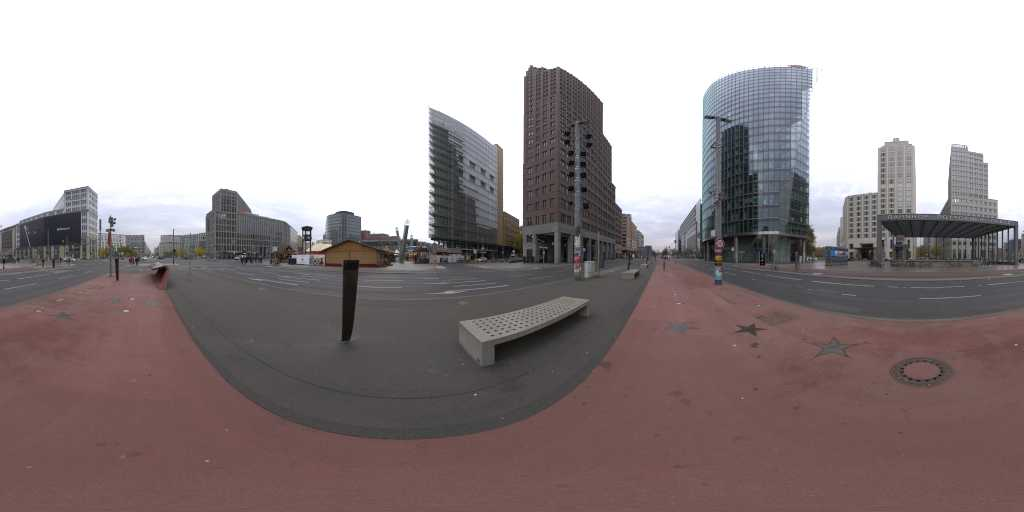
#> input picture mujoco/viser_client/_assets/hdri/potsdamer_platz_1k.jpg, 1024 x 512 px
$ python probe_compare.py ../../mujoco/viser_client/_assets/hdri/potsdamer_platz_1k.jpg ../../mujoco/viser_client/_assets/hdri/potsdamer_platz_1k.jpg
#> lines starting #> are read from the running program, lines starting #| are printed output that depends on the picture
#!/usr/bin/env python3
"""Probe A+B: compare Python vs C++ SuperPointTRT on the same image.

B: keypoint count + spatial overlap.
A: descriptor equivalence + LightGlue cross-matching (py x py / py x cpp,
   img_shape 848x480 as hardcoded in map_node vs actual 544x480).
"""
import asyncio
import sys
from pathlib import Path

import cv2
import numpy as np

sys.path.insert(0, str(Path(__file__).resolve().parents[2] / "reference"))
from tinynav.core.models_trt import SuperPointTRT, LightGlueTRT  # noqa: E402


def as_xy(kpts: np.ndarray) -> np.ndarray:
    """Normalize wrapper kpts output ([1,2,N] or [1,N,2]) to (N,2) xy."""
    k = kpts[0]
    if k.shape[0] == 2 and k.ndim == 2:
        return k.T
    return k


def match_count(lg, f0, f1, shape):
    r = asyncio.run(lg.infer(f0["kpts"], f1["kpts"], f0["descps"], f1["descps"],
                             f0["mask"], f1["mask"], shape, shape))
    mi = r["match_indices"][0]
    return int((mi != -1).sum())


def main():
    img_path, out_dir = sys.argv[1], Path(sys.argv[2])
    img = cv2.imread(img_path, 0)
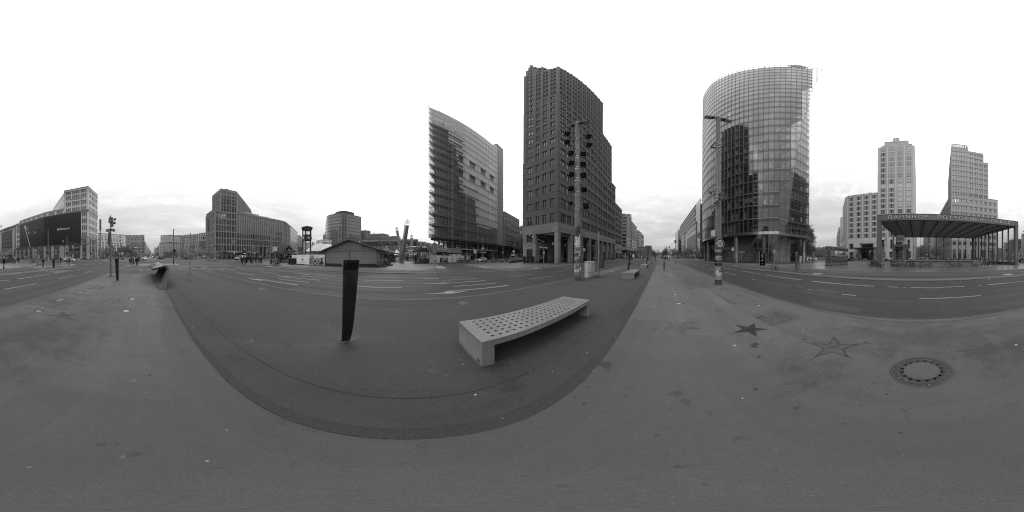
#> img: shape (512, 1024); min 0, max 255, mean 147.7
    assert img is not None
    h, w = img.shape
#> h = 512; w = 1024
    print(f"image {w}x{h}")
#| image 1024x512

    # ---- Python wrapper ----
    sp = SuperPointTRT()
    pres = asyncio.run(sp.infer(img))
    pk = as_xy(pres["kpts"])
    print(f"[B] python: N={len(pk)} kpts shape={pres['kpts'].shape} "
          f"descps shape={pres['descps'].shape} dtype={pres['descps'].dtype} "
          f"mask shape={pres['mask'].shape}")

    # ---- C++ wrapper output ----
    ck = np.load(out_dir / "cpp_kpts.npy")
    cd = np.load(out_dir / "cpp_descps.npy")
    cm = np.load(out_dir / "cpp_mask.npy")
    ck_xy = as_xy(ck)
    print(f"[B] cpp:    N={len(ck_xy)} kpts shape={ck.shape} "
          f"descps shape={cd.shape} mask shape={cm.shape}")

    # ---- B: spatial overlap ----
    from scipy.spatial import cKDTree
    tree = cKDTree(ck_xy)
    d, _ = tree.query(pk, k=1)
    for tol in (1.0, 2.0, 4.0):
        print(f"[B] python kpts with cpp neighbor within {tol}px: {(d <= tol).sum()}/{len(pk)}")
    tree2 = cKDTree(pk)
    d2, _ = tree2.query(ck_xy, k=1)
    print(f"[B] cpp kpts with python neighbor within 2px: {(d2 <= 2.0).sum()}/{len(ck_xy)}")

    # ---- A: descriptor equivalence on co-located pairs ----
    dd = cd[0] if cd.ndim == 3 else cd
    pd_ = pres["descps"][0] if pres["descps"].ndim == 3 else pres["descps"]
    _, nearest_idx = tree.query(pk, k=1)
    take = np.argsort(d)[: min(200, len(pk))]
    sims = []
    for i in take:
        a = pd_[i].astype(np.float32)
        b = dd[nearest_idx[i]].astype(np.float32)
        na, nb = np.linalg.norm(a), np.linalg.norm(b)
        if na > 0 and nb > 0:
            sims.append(float(a @ b / (na * nb)))
    if sims:
        sims = np.array(sims)
        print(f"[A] desc cosine sim on nearest pairs: mean={sims.mean():.4f} "
              f"min={sims.min():.4f} p5={np.percentile(sims, 5):.4f} "
              f"(n={len(sims)}, >0.99: {(sims > 0.99).sum()})")

    # ---- A: LightGlue cross-matching ----
    lg = LightGlueTRT()
    f_py = {"kpts": pres["kpts"], "descps": pres["descps"], "mask": pres["mask"]}
    f_cpp = {"kpts": ck, "descps": cd, "mask": cm.astype(bool)}
    s848 = np.array([848, 480], dtype=np.int64)
    s_real = np.array([w, h], dtype=np.int64)
    print(f"[A] LG py x py   shape=848x480: {match_count(lg, f_py, f_py, s848)}")
    print(f"[A] LG cpp x cpp shape=848x480: {match_count(lg, f_cpp, f_cpp, s848)}")
    print(f"[A] LG py x cpp  shape=848x480: {match_count(lg, f_py, f_cpp, s848)}  <- production config")
    print(f"[A] LG py x cpp  shape={w}x{h}: {match_count(lg, f_py, f_cpp, s_real)}")
    print(f"[A] LG py x py   shape={w}x{h}: {match_count(lg, f_py, f_py, s_real)}")


if __name__ == "__main__":
    main()
#> (the call stopped at in main, `sp = SuperPointTRT()`: tinynav is not available in this run)
